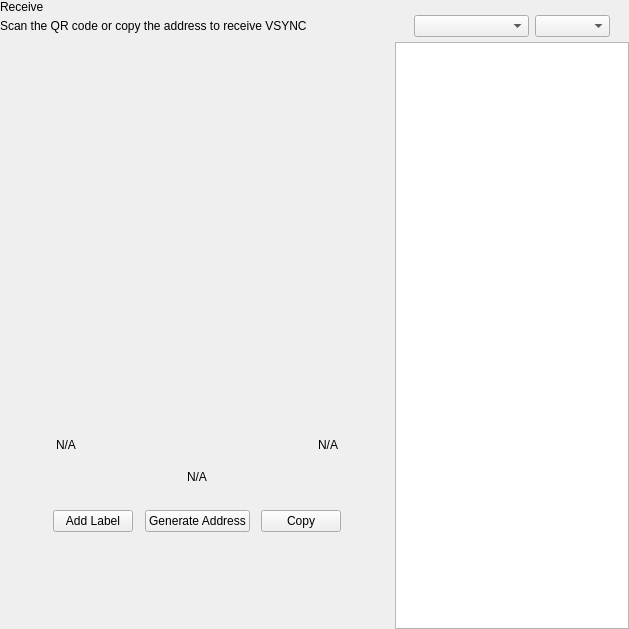
<?xml version="1.0" encoding="UTF-8"?>
<ui version="4.0">
 <class>ReceiveWidget</class>
 <widget class="QWidget" name="ReceiveWidget">
  <property name="geometry">
   <rect>
    <x>0</x>
    <y>0</y>
    <width>629</width>
    <height>629</height>
   </rect>
  </property>
  <property name="minimumSize">
   <size>
    <width>0</width>
    <height>0</height>
   </size>
  </property>
  <property name="windowTitle">
   <string>Form</string>
  </property>
  <layout class="QHBoxLayout" name="horizontalLayout_2" stretch="2,1">
   <property name="spacing">
    <number>0</number>
   </property>
   <property name="leftMargin">
    <number>0</number>
   </property>
   <property name="topMargin">
    <number>0</number>
   </property>
   <property name="rightMargin">
    <number>0</number>
   </property>
   <property name="bottomMargin">
    <number>0</number>
   </property>
   <item>
    <widget class="QWidget" name="left" native="true">
     <layout class="QVBoxLayout" name="verticalLayout_3">
      <property name="leftMargin">
       <number>0</number>
      </property>
      <property name="topMargin">
       <number>0</number>
      </property>
      <property name="rightMargin">
       <number>0</number>
      </property>
      <property name="bottomMargin">
       <number>0</number>
      </property>
      <item>
       <layout class="QVBoxLayout" name="verticalLayout_2">
        <property name="spacing">
         <number>0</number>
        </property>
        <property name="leftMargin">
         <number>0</number>
        </property>
        <item>
         <layout class="QHBoxLayout" name="horizontalLayout_3">
          <property name="spacing">
           <number>0</number>
          </property>
          <item>
           <layout class="QVBoxLayout" name="verticalLayout_4">
            <property name="spacing">
             <number>5</number>
            </property>
            <item>
             <widget class="QLabel" name="labelTitle">
              <property name="text">
               <string>Receive</string>
              </property>
             </widget>
            </item>
            <item alignment="Qt::AlignTop">
             <widget class="QLabel" name="labelSubtitle1">
              <property name="text">
               <string>Scan the QR code or copy the address to receive VSYNC</string>
              </property>
             </widget>
            </item>
           </layout>
          </item>
          <item>
           <spacer name="horizontalSpacer">
            <property name="orientation">
             <enum>Qt::Horizontal</enum>
            </property>
            <property name="sizeHint" stdset="0">
             <size>
              <width>40</width>
              <height>20</height>
             </size>
            </property>
           </spacer>
          </item>
         </layout>
        </item>
        <item>
         <spacer name="verticalSpacer_2">
          <property name="orientation">
           <enum>Qt::Vertical</enum>
          </property>
          <property name="sizeType">
           <enum>QSizePolicy::Expanding</enum>
          </property>
          <property name="sizeHint" stdset="0">
           <size>
            <width>20</width>
            <height>50</height>
           </size>
          </property>
         </spacer>
        </item>
        <item alignment="Qt::AlignHCenter">
         <widget class="QWidget" name="layoutQR" native="true">
          <property name="maximumSize">
           <size>
            <width>510</width>
            <height>16777215</height>
           </size>
          </property>
          <layout class="QVBoxLayout" name="verticalLayoutQr">
           <item>
            <spacer name="verticalSpacer11">
             <property name="orientation">
              <enum>Qt::Vertical</enum>
             </property>
             <property name="sizeType">
              <enum>QSizePolicy::Fixed</enum>
             </property>
             <property name="sizeHint" stdset="0">
              <size>
               <width>20</width>
               <height>20</height>
              </size>
             </property>
            </spacer>
           </item>
           <item alignment="Qt::AlignHCenter">
            <widget class="QLabel" name="labelQrImg">
             <property name="minimumSize">
              <size>
               <width>260</width>
               <height>260</height>
              </size>
             </property>
             <property name="maximumSize">
              <size>
               <width>260</width>
               <height>260</height>
              </size>
             </property>
             <property name="text">
              <string/>
             </property>
             <property name="alignment">
              <set>Qt::AlignCenter</set>
             </property>
            </widget>
           </item>
           <item>
            <spacer name="verticalSpacer_21">
             <property name="orientation">
              <enum>Qt::Vertical</enum>
             </property>
             <property name="sizeType">
              <enum>QSizePolicy::Fixed</enum>
             </property>
             <property name="sizeHint" stdset="0">
              <size>
               <width>20</width>
               <height>30</height>
              </size>
             </property>
            </spacer>
           </item>
           <item>
            <widget class="QWidget" name="widget" native="true">
             <property name="minimumSize">
              <size>
               <width>0</width>
               <height>0</height>
              </size>
             </property>
             <layout class="QHBoxLayout" name="horizontalLayout_5">
              <item>
               <widget class="QLabel" name="labelLabel">
                <property name="text">
                 <string notr="true">N/A</string>
                </property>
               </widget>
              </item>
              <item>
               <spacer name="horizontalSpacer_2">
                <property name="orientation">
                 <enum>Qt::Horizontal</enum>
                </property>
                <property name="sizeHint" stdset="0">
                 <size>
                  <width>141</width>
                  <height>20</height>
                 </size>
                </property>
               </spacer>
              </item>
              <item>
               <widget class="QLabel" name="labelDate">
                <property name="text">
                 <string notr="true">N/A</string>
                </property>
                <property name="alignment">
                 <set>Qt::AlignRight|Qt::AlignTrailing|Qt::AlignVCenter</set>
                </property>
               </widget>
              </item>
             </layout>
            </widget>
           </item>
           <item>
            <widget class="QLabel" name="labelAddress">
             <property name="sizePolicy">
              <sizepolicy hsizetype="Expanding" vsizetype="Preferred">
               <horstretch>0</horstretch>
               <verstretch>0</verstretch>
              </sizepolicy>
             </property>
             <property name="minimumSize">
              <size>
               <width>300</width>
               <height>0</height>
              </size>
             </property>
             <property name="text">
              <string notr="true">N/A</string>
             </property>
             <property name="alignment">
              <set>Qt::AlignCenter</set>
             </property>
            </widget>
           </item>
           <item>
            <spacer name="verticalSpacer_4">
             <property name="orientation">
              <enum>Qt::Vertical</enum>
             </property>
             <property name="sizeType">
              <enum>QSizePolicy::Fixed</enum>
             </property>
             <property name="sizeHint" stdset="0">
              <size>
               <width>20</width>
               <height>20</height>
              </size>
             </property>
            </spacer>
           </item>
           <item>
            <layout class="QHBoxLayout" name="horizontalLayout_4">
             <item alignment="Qt::AlignHCenter">
              <widget class="QPushButton" name="pushButtonLabel">
               <property name="focusPolicy">
                <enum>Qt::NoFocus</enum>
               </property>
               <property name="text">
                <string>Add Label</string>
               </property>
              </widget>
             </item>
             <item alignment="Qt::AlignHCenter">
              <widget class="QPushButton" name="pushButtonNewAddress">
               <property name="focusPolicy">
                <enum>Qt::NoFocus</enum>
               </property>
               <property name="text">
                <string>Generate Address</string>
               </property>
              </widget>
             </item>
             <item alignment="Qt::AlignHCenter">
              <widget class="QPushButton" name="pushButtonCopy">
               <property name="focusPolicy">
                <enum>Qt::NoFocus</enum>
               </property>
               <property name="text">
                <string>Copy</string>
               </property>
              </widget>
             </item>
            </layout>
           </item>
           <item>
            <spacer name="verticalSpacer_3">
             <property name="orientation">
              <enum>Qt::Vertical</enum>
             </property>
             <property name="sizeType">
              <enum>QSizePolicy::Expanding</enum>
             </property>
             <property name="sizeHint" stdset="0">
              <size>
               <width>20</width>
               <height>20</height>
              </size>
             </property>
            </spacer>
           </item>
          </layout>
         </widget>
        </item>
        <item>
         <spacer name="verticalSpacer">
          <property name="orientation">
           <enum>Qt::Vertical</enum>
          </property>
          <property name="sizeHint" stdset="0">
           <size>
            <width>20</width>
            <height>40</height>
           </size>
          </property>
         </spacer>
        </item>
       </layout>
      </item>
     </layout>
    </widget>
   </item>
   <item>
    <widget class="QWidget" name="right" native="true">
     <layout class="QVBoxLayout" name="verticalLayout_5">
      <property name="spacing">
       <number>0</number>
      </property>
      <property name="leftMargin">
       <number>1</number>
      </property>
      <property name="topMargin">
       <number>0</number>
      </property>
      <property name="rightMargin">
       <number>0</number>
      </property>
      <property name="bottomMargin">
       <number>0</number>
      </property>
      <item>
       <layout class="QVBoxLayout" name="container_right">
        <property name="spacing">
         <number>0</number>
        </property>
        <property name="leftMargin">
         <number>0</number>
        </property>
        <property name="rightMargin">
         <number>0</number>
        </property>
        <item>
         <layout class="QVBoxLayout" name="verticalLayout">
          <property name="spacing">
           <number>6</number>
          </property>
          <property name="leftMargin">
           <number>19</number>
          </property>
          <property name="rightMargin">
           <number>19</number>
          </property>
          <item>
           <widget class="OptionButton" name="btnRequest" native="true"/>
          </item>
          <item>
           <widget class="OptionButton" name="btnMyAddresses" native="true">
            <property name="sizePolicy">
             <sizepolicy hsizetype="Preferred" vsizetype="Minimum">
              <horstretch>0</horstretch>
              <verstretch>0</verstretch>
             </sizepolicy>
            </property>
           </widget>
          </item>
         </layout>
        </item>
        <item>
         <widget class="QWidget" name="sortWidget" native="true">
          <layout class="QHBoxLayout" name="horizontalLayout_6">
           <property name="leftMargin">
            <number>19</number>
           </property>
           <property name="rightMargin">
            <number>19</number>
           </property>
           <property name="bottomMargin">
            <number>5</number>
           </property>
           <item>
            <spacer name="horizontalSpacer_3">
             <property name="orientation">
              <enum>Qt::Horizontal</enum>
             </property>
             <property name="sizeHint" stdset="0">
              <size>
               <width>40</width>
               <height>20</height>
              </size>
             </property>
            </spacer>
           </item>
           <item>
            <widget class="QComboBox" name="comboBoxSort">
             <property name="sizePolicy">
              <sizepolicy hsizetype="Preferred" vsizetype="Fixed">
               <horstretch>0</horstretch>
               <verstretch>0</verstretch>
              </sizepolicy>
             </property>
             <property name="minimumSize">
              <size>
               <width>115</width>
               <height>0</height>
              </size>
             </property>
            </widget>
           </item>
           <item>
            <widget class="QComboBox" name="comboBoxSortOrder">
             <property name="sizePolicy">
              <sizepolicy hsizetype="Preferred" vsizetype="Fixed">
               <horstretch>0</horstretch>
               <verstretch>0</verstretch>
              </sizepolicy>
             </property>
             <property name="minimumSize">
              <size>
               <width>75</width>
               <height>0</height>
              </size>
             </property>
            </widget>
           </item>
          </layout>
         </widget>
        </item>
        <item>
         <widget class="QListView" name="listViewAddress"/>
        </item>
       </layout>
      </item>
     </layout>
    </widget>
   </item>
  </layout>
 </widget>
 <customwidgets>
  <customwidget>
   <class>OptionButton</class>
   <extends>QWidget</extends>
   <header>qt/vsync/optionbutton.h</header>
   <container>1</container>
  </customwidget>
 </customwidgets>
 <resources/>
 <connections/>
</ui>
